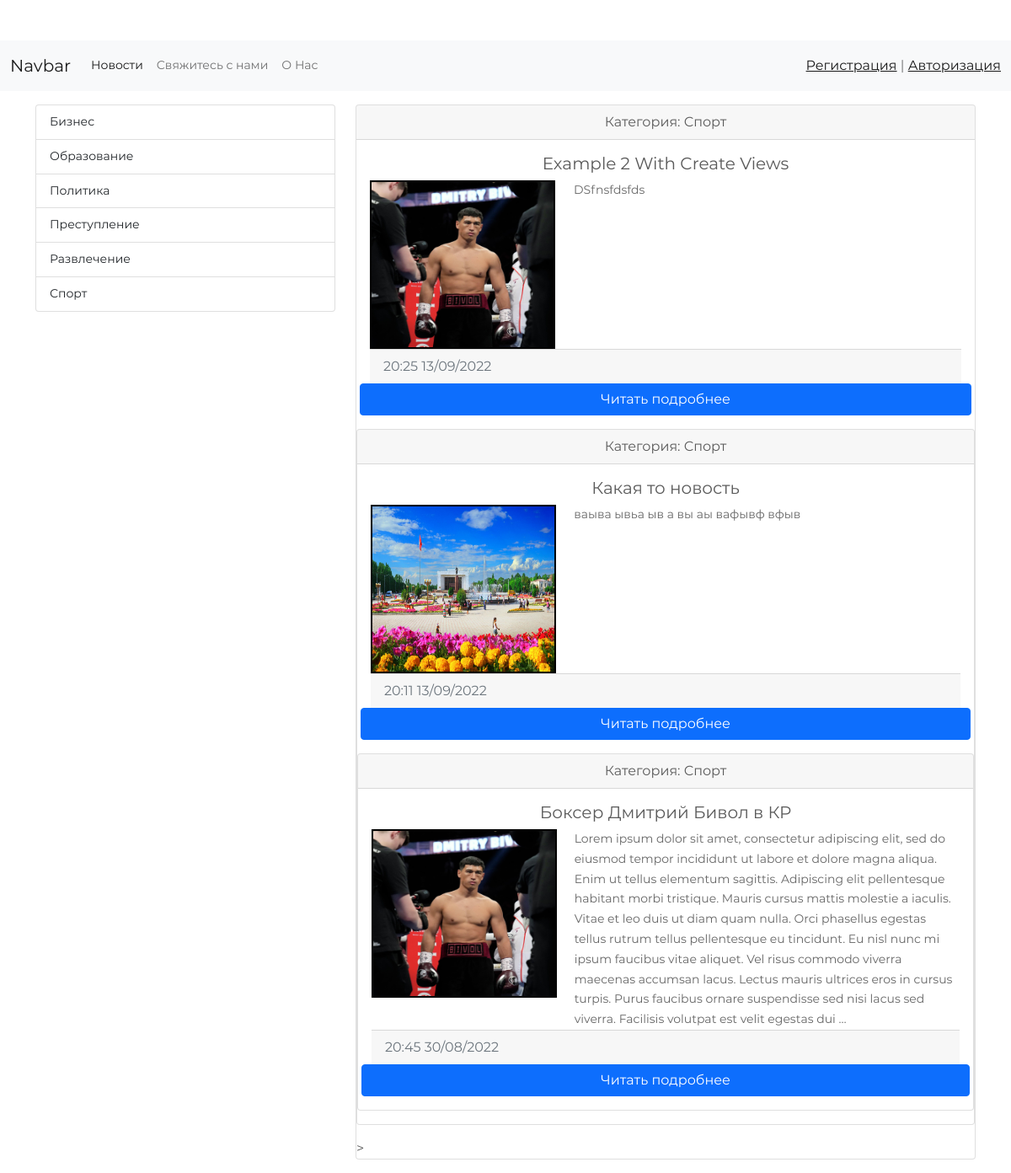
Page /category/1/ on the committed database.
### newsapp/models.py (models this page shows, shortened)
class Category(models.Model):
    title_category = models.CharField(max_length = 250, db_index = True,
                                      verbose_name = 'Имя категории')
    def __str__(self):
        return self.title_category
    class Meta:
        verbose_name = 'Категория'
        verbose_name_plural = 'Категории'
        ordering = ['title_category']

class News(models.Model):
    title = models.CharField(max_length=250, verbose_name = 'Заголовок новости')
    content = models.TextField(blank=True, verbose_name = 'Содержание новости')
    created_at = models.DateTimeField(auto_now_add=True, verbose_name = 'Время создания')
    updated_at = models.DateTimeField(auto_now=True, verbose_name = 'Время редактирования')
    photo = models.ImageField(upload_to='photos/%Y/%m/%d', null = True, blank = True, verbose_name = 'Фото')
    is_published = models.BooleanField(default=True, verbose_name = 'Опубликовано')
    category = models.ForeignKey('Category', on_delete = models.PROTECT,
                                 null = True, verbose_name = 'Категория')
    class Meta:
        verbose_name = 'Новость'
        verbose_name_plural = 'Новости'
        ordering = ['-created_at']

### newsapp/views.py (the view)
# urls.py: path('category/<int:category_id>/', NewsByCategory.as_view(
class NewsByCategory(ListView):
    model = News
    template_name = 'newsapp/category.html'
    context_object_name = 'news'
    def get_context_data(self,*, object_list =None,  **kwargs):
        context = super().get_context_data(**kwargs)
        category_name = Category.objects.get(pk = self.kwargs['category_id'])
        context['title'] = category_name
        return context
    def get_queryset(self):
        return News.objects.filter(category_id = self.kwargs['category_id'],
                                   is_published = True)

### newsapp/templatetags/news_tags.py (called while the page is built)
@register.simple_tag()
def get_categories(name='get_list_categories'):
    return Category.objects.all()

@register.inclusion_tag('newsapp/list_categories.html')
def show_categories():
    categories = Category.objects.all()
    return {"categories": categories}

### newsapp/templates/newsapp/category.html (shortened to what this page needs)
{% extends 'main.html' %}
{% block sidebar %}
<div class="col-md-4">
        {% include 'sidebar.html' %}
</div>
{% endblock %}
{% block content %}
<div class="col-md-8">
          {% for i in news %}
            <div class="card mb-3">
                  <div class="card-header text-center">
                    Категория: {{ i.category.title_category }}
                  </div>
                  <div class="card-body">
                    <h5 class="card-title text-center">{{ i.title }}</h5>
                      <div class="row">
                          <div class="col-md-4">
                              {% if i.photo %}
                                <img src="{{ i.photo.url }}" style="border: 2px solid black;" width="220" height="200">
                              {% else %}
                                <img src="https://i.warosu.org/data/lit/thumb/0177/96/1615909903898s.jpg" style="border: 2px solid black;">
                              {% endif %}
                          </div>
                          {% autoescape off %}
                          <div class="col-md-8">
                                 <p class="card-text">{{ i.content |linebreaks |truncatewords:90 }}</p>
                          </div>
                          {% endautoescape %}
                      </div>
                  <div class="card-footer text-muted">
                    {{ i.created_at | date:"H:i d/m/Y" }}
                  </div>
                          <div class="row">
                    <a href="{% url 'show_news' i.id %}" class="btn btn-primary">Читать подробнее</a>
                  </div>
                </div>
          {% endfor %}
              </div>
</div>>
{% endblock %}

### newsapp/templates/newsapp/list_categories.html
{% load news_tags %}
<div class="list-group">
            {% for item in categories %}
                <a href="{% url 'category' item.pk %}" class="list-group-item list-group-item-action">{{ item.title_category }}</a>
            {% endfor %}
 </div>

### websitenews/static/css/carousel.css (style rules this page uses)
body { padding-top: 3rem; padding-bottom: 3rem; color: #5a5a5a; }

### websitenews/static/css/main.css (style rules this page uses)
* { margin: 0px; padding: 0px; box-sizing: border-box; }
body, html { height: 100%; font-family: Montserrat-Regular, sans-serif; }
a { font-family: Montserrat-Regular; font-size: 14px; line-height: 1.7; color: #666666; margin: 0px; transition: all 0.4s; -webkit-transition: all 0.4s; -o-transition: all 0.4s; -moz-transition: all 0.4s; }
h1,h2,h3,h4,h5,h6 { margin: 0px; }
p { font-family: Montserrat-Regular; font-size: 14px; line-height: 1.7; color: #666666; margin: 0px; }

### rows in the picture
Category: title_category "Бизнес"
Category: title_category "Образование"
Category: title_category "Политика"
Category: title_category "Преступление"
Category: title_category "Развлечение"
Category: title_category "Спорт"
News: category.title_category "Спорт", title "Example 2 With Create Views", photo (picture), content "DSfnsfdsfds", created_at "20:25 13/09/2022"
News: category.title_category "Спорт", title "Какая то новость", photo (picture), content "ваыва ывьа ыв а вы аы вафывф вфыв", created_at "20:11 13/09/2022"
News: category.title_category "Спорт", title "Боксер Дмитрий Бивол в КР", photo (picture), content "Lorem ipsum dolor sit amet, consectetur adipiscing elit, sed do eiusmod tempor incididunt ut labore et dolore magna aliqua. Enim ut tellus elementum sagittis. Adipiscing elit pellentesque habitant morbi tristique. Mauris cursus mattis molestie a iaculis. Vitae et leo duis ut diam quam nulla. Orci phasellus egestas tellus rutrum tellus pellentesque eu tincidunt. Eu nisl nunc mi ipsum faucibus vitae aliquet. Vel risus commodo viverra maecenas accumsan lacus. Lectus mauris ultrices eros in cursus turpis. Purus faucibus ornare suspendisse sed nisi lacus sed viverra. Facilisis volutpat est velit egestas dui …", created_at "20:45 30/08/2022"
